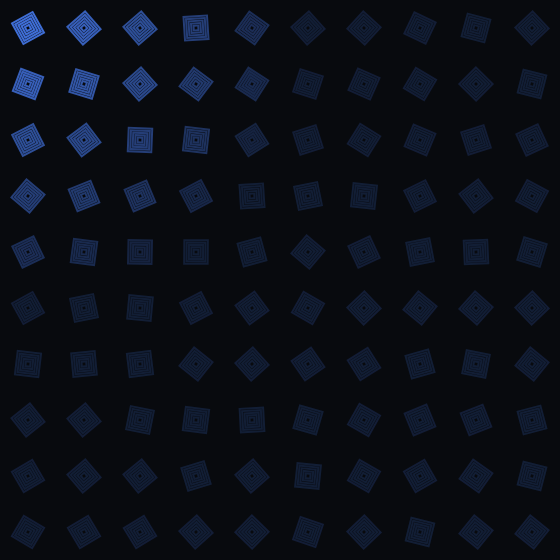
Frame 1 (no input)
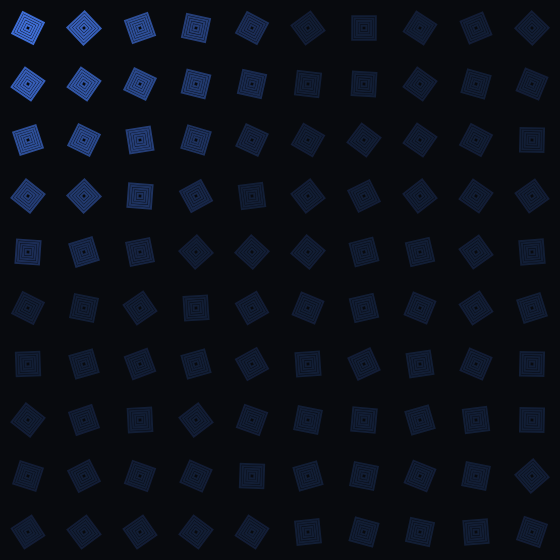
Frame 60 (no input)
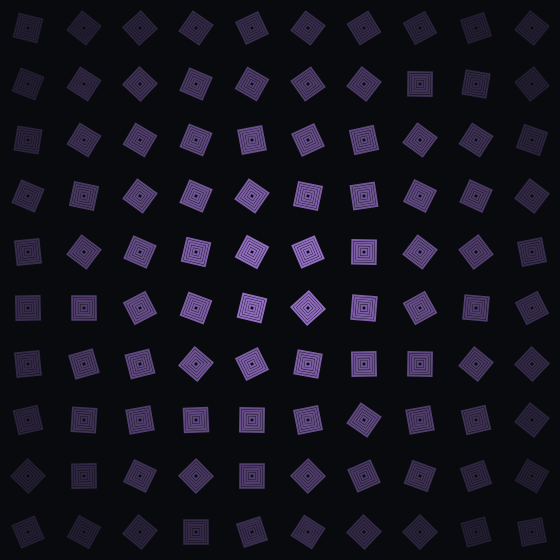
Frame 120 (the mouse pressed at the canvas centre since frame 60)

The p5.js sketch that drew these frames (run headless with seeded random() and noise() and a simulated clock; from frame 60 on, the mouse is pressed at the canvas centre):

// p5.js sketch
// ── sketch.js
const gridSize = 10;

function setup() {
  createCanvas(560, 560);
  noFill();
  strokeWeight(2);
  rectMode(CENTER);
}

function draw() {
  background(8, 10, 14);
  const tileSize = width / gridSize;

  for (let x = 0; x < width; x += tileSize) {
    for (let y = 0; y < height; y += tileSize) {
      const cx = x + tileSize / 2;
      const cy = y + tileSize / 2;
      const distanceToPointer = dist(mouseX, mouseY, cx, cy);
      const opacity = map(distanceToPointer, 0, width * 0.55, 255, 45, true);
      const angle = noise(x * 0.01, y * 0.01, frameCount * 0.006) * TWO_PI;
      drawPattern(cx, cy, tileSize * 0.42, angle, opacity);
    }
  }
}

function drawPattern(x, y, size, angle, opacity) {
  push();
  translate(x, y);
  rotate(angle);
  for (let i = 0; i < 5; i++) {
    const s = size * (1 - i * 0.2);
    const c = map(mouseX, 0, width, 70, 255, true);
    stroke(c, 122, 255 - c * 0.25, opacity);
    rect(0, 0, s, s);
  }
  pop();
}
